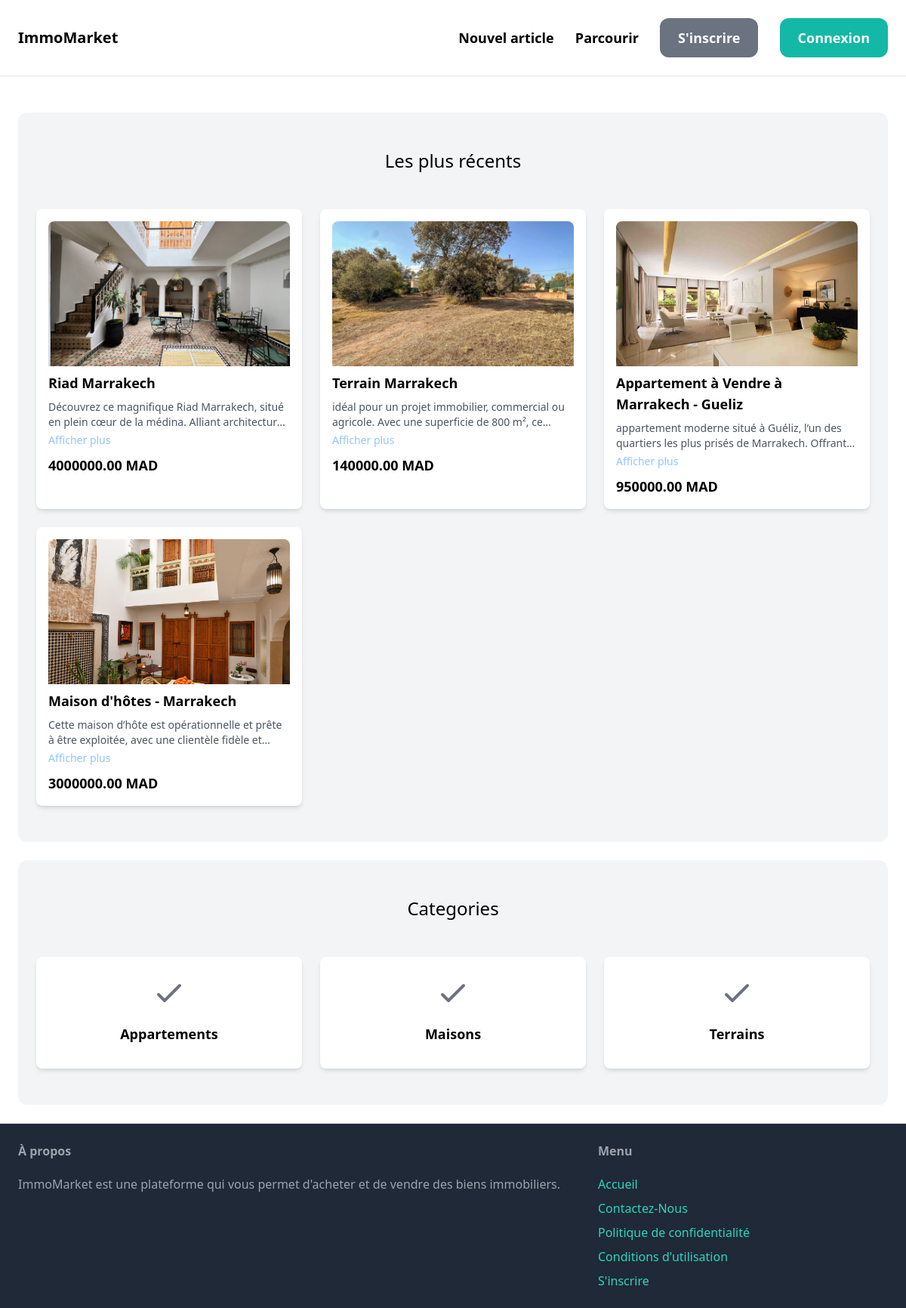
The page / on the database its author committed.
### item/models.py (models this page shows, shortened)
class Item(models.Model):
    category = models.ForeignKey(Category, related_name='itmes' ,on_delete=models.CASCADE)
    name = models.CharField(max_length=255)
    description = models.TextField(blank=True, null=True)
    price = models.DecimalField(max_digits=10, decimal_places=2)
    image = models.ImageField(upload_to='item_img/', blank=True, null=True)
    is_sold = models.BooleanField(default=False)
    category = models.ForeignKey(Category, on_delete=models.CASCADE)
    created_at = models.DateTimeField(auto_now_add=True)
    created_by = models.ForeignKey(User, related_name='itmes',on_delete=models.CASCADE)
    updated_at = models.DateTimeField(auto_now=True)

class Category(models.Model):
    name = models.CharField(max_length=255)
    class Meta:
        ordering = ['name']
        verbose_name_plural = 'Categories'

### core/views.py (the view)
# urls.py: path('', index, name='index'),
def index(request):
    items = Item.objects.filter(is_sold=False)[0:6]
    categories = Category.objects.all()
    context = {
        'categories': categories,
        'items': items
    }
    return render(request, 'core/index.html', context)

### core/templates/core/index.html (shortened to what this page needs)
{% extends "core/base.html" %}
{% block content %}
<div class="mt-6 px-6 py-12 bg-gray-100 rounded-xl">
    <h2 class="mb-12 text-2xl text-center">Les plus récents</h2>
    <div class="grid grid-cols-3 gap-6 md:grid-cols-3 lg:grid-cols-3">
        {% for item in items %}
            <div class="bg-white rounded-lg shadow-md p-4">
                <a href="{% url 'item:detail' item.id %}">
                    <img src="{{ item.image.url }}" alt="{{ item.name }}" class="w-full h-48 object-cover object-center rounded-t-lg">
                </a>
                <h3 class="text-lg font-semibold mt-2">{{ item.name }}</h3>
                <p class="mt-2 text-sm text-gray-600 line-clamp-2 overflow-hidden" id="desc-{{ item.id }}">
                    {{ item.description }}
                </p>
                <button class="text-blue-300 text-sm mt-1" id="btn-{{ item.id }}" onclick="toggleDescription('{{ item.id }}')">
                    Afficher plus
                </button>
                <p class="mt-2 text-lg font-semibold">{{ item.price }} MAD</p>
            </div>
        {% endfor %}
    </div>
</div>
    <div class="mt-6 px-6 py-12 bg-gray-100 rounded-xl">
        <h2 class="mb-12 text-2xl text-center">Categories</h2>
        <div class="grid grid-cols-3 gap-6 md:grid-cols-3 lg:grid-cols-3">
            {% for category in categories %}
                <div class="bg-white rounded-lg shadow-md p-6 flex flex-col items-center">
                    <a href="#">
                        {% if category.name == "Appartement" %}
                            <svg class="w-12 h-12 text-blue-500" xmlns="http://www.w3.org/2000/svg" fill="none" viewBox="0 0 24 24" stroke="currentColor">
                                <path stroke-linecap="round" stroke-linejoin="round" stroke-width="2" d="M3 10l9-9m0 0l9 9m-9-9v18"/>
                            </svg>
                        {% elif category.name == "Maison" %}
                            <svg class="w-12 h-12 text-green-500" xmlns="http://www.w3.org/2000/svg" fill="none" viewBox="0 0 24 24" stroke="currentColor">
                                <path stroke-linecap="round" stroke-linejoin="round" stroke-width="2" d="M19 10l-7-7m0 0L5 10m7-7v18"/>
                            </svg>
                        {% elif category.name == "Terrain" %}
                            <svg class="w-12 h-12 text-yellow-500" xmlns="http://www.w3.org/2000/svg" fill="none" viewBox="0 0 24 24" stroke="currentColor">
                                <path stroke-linecap="round" stroke-linejoin="round" stroke-width="2" d="M4 16l16-8M4 8l16 8"/>
                            </svg>
                        {% else %}
                            <svg class="w-12 h-12 text-gray-500" xmlns="http://www.w3.org/2000/svg" fill="none" viewBox="0 0 24 24" stroke="currentColor">
                                <path stroke-linecap="round" stroke-linejoin="round" stroke-width="2" d="M5 13l4 4L19 7"/>
                            </svg>
                        {% endif %}
                    </a>
                    <h3 class="text-lg font-semibold mt-4">{{ category.name }}</h3>
                </div>
            {% endfor %}
        </div>
    </div>
{% endblock %}

### core/templates/core/base.html (shortened to what this page needs)
<!DOCTYPE html>
<html lang="en">
<head>
    <script src="https://cdn.tailwindcss.com"></script>
</head>
<body>
    <nav class="py-6 px-6 flex justify-between items-center border-b border-gray-200">
        <a href="/" class="text-xl font-semibold">ImmoMarket</a>
        <div class="space-x-6">
            <a href="#" class="text-lg font-semibold hover:text-gray-500 ">Nouvel article</a>
            <a href="#" class="text-lg font-semibold hover:text-gray-500 ">Parcourir</a>
            <a><button class="bg-gray-500 font-semibold text-white px-6 py-3 text-lg rounded-xl hover:bg-gray-700 ">S'inscrire</button></a>
            <a><button class="bg-teal-500 font-semibold text-white px-6 py-3 text-lg rounded-xl hover:bg-teal-700 ">Connexion</button></a>
        </div>
    </nav>
    <div class="px-6 py-6">
        {% block content %}
        {% endblock %}
    </div>
    <footer class="py-6 px-6 border-t flex justify-between bg-gray-800 border-gray-200">
        <div class="w-2/3 pr-10">
            <h3 class="mb-5 font-semibold text-gray-400">À propos</h3>
            <p class="text-gray-400">ImmoMarket est une plateforme qui vous permet d'acheter et de vendre des biens immobiliers.</p>
        </div>
        <div class="w-1/3">
            <h3 class="mb-5 font-semibold text-gray-400">Menu</h3>
            <ul class="space-y-2">
                <li><a href="/" class="text-l text-teal-400 hover:text-teal-700">Accueil</a></li>
                <li><a href="{% url "contact" %}" class="text-l text-teal-400 hover:text-teal-700">Contactez-Nous</a></li>
                <li><a href="#" class="text-l text-teal-400 hover:text-teal-700">Politique de confidentialité</a></li>
                <li><a href="#" class="text-l text-teal-400 hover:text-teal-700">Conditions d'utilisation</a></li>
                <li><a href="#" class="text-l text-teal-400 hover:text-teal-700">S'inscrire</a></li>
            </ul>
        </div>
    </footer>
</body>
</html>

### rows shown on the page
Item: image (picture), name "Riad Marrakech", description "Découvrez ce magnifique Riad Marrakech, situé en plein cœur de la médina. Alliant…", price "4000000.00"
Item: image (picture), name "Terrain Marrakech", description "idéal pour un projet immobilier, commercial ou agricole. Avec une superficie de 800 m²,…", price "140000.00"
Item: image (picture), name "Appartement à Vendre à Marrakech - Gueliz", description "appartement moderne situé à Guéliz, l’un des quartiers les plus prisés de Marrakech.…", price "950000.00"
Item: image (picture), name "Maison d'hôtes - Marrakech", description "Cette maison d’hôte est opérationnelle et prête à être exploitée, avec une clientèle fidèle…", price "3000000.00"
Category: name "Appartements"
Category: name "Maisons"
Category: name "Terrains"
